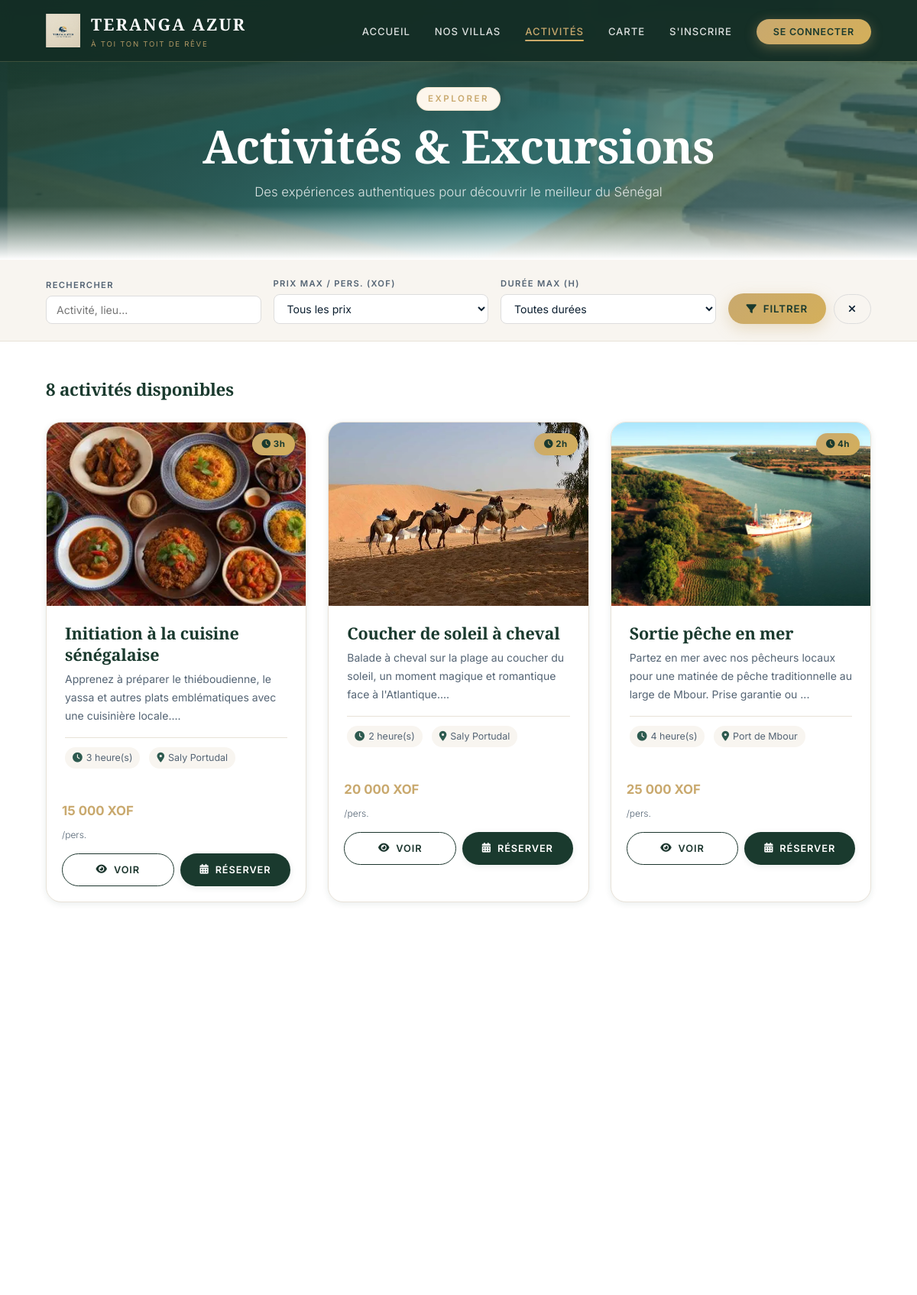
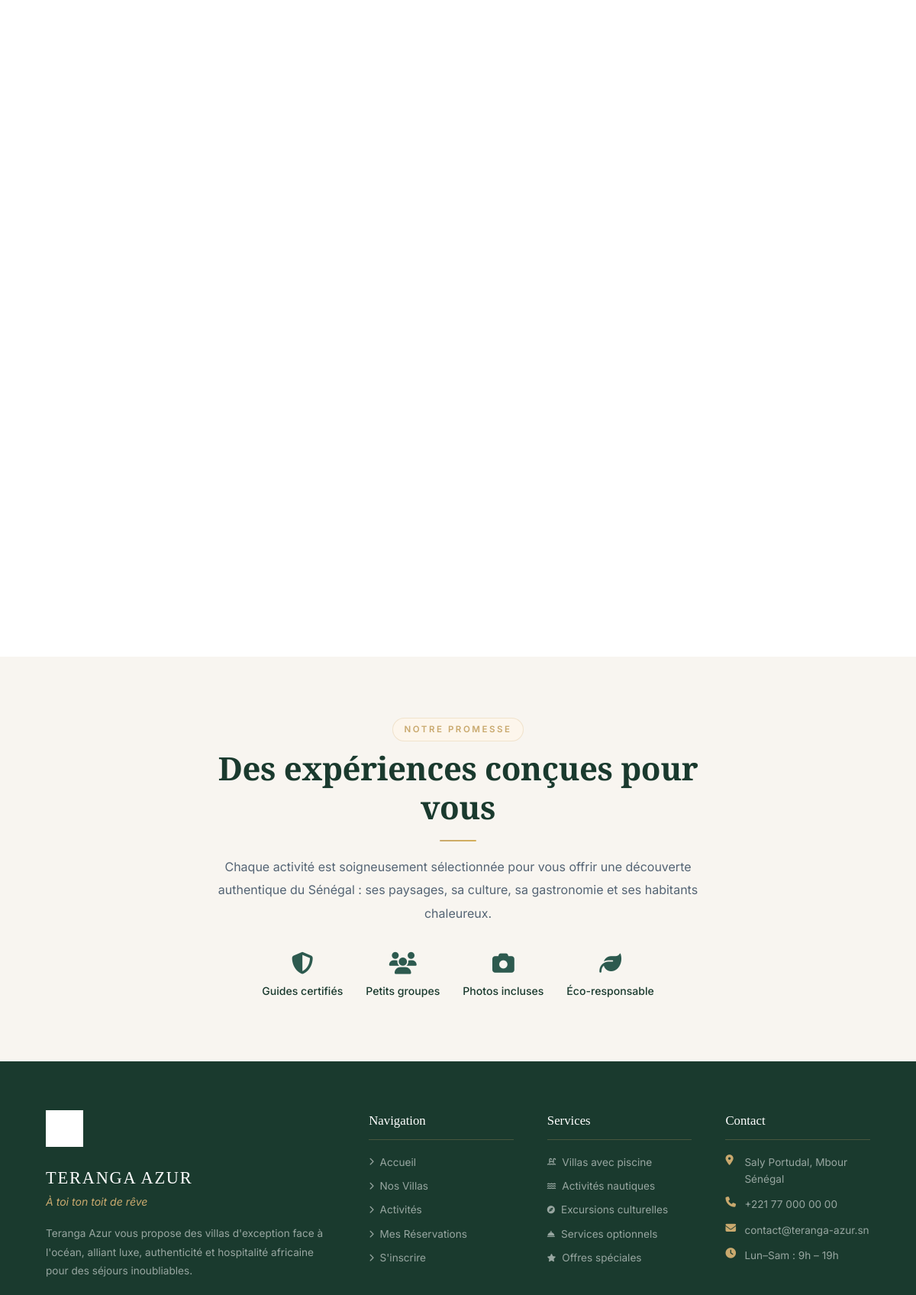
Page /activites.php (upper part) on the committed database (2 pictures, top to bottom).
### tables this page shows
CREATE TABLE `activites` (
  `id` int(11) NOT NULL AUTO_INCREMENT,
  `nom_activite` varchar(255) NOT NULL,
  `description` text DEFAULT NULL,
  `duree_heures` int(11) NOT NULL,
  `prix_par_personne` decimal(10,2) NOT NULL,
  `lieu_depart` varchar(255) DEFAULT NULL,
  `created_at` timestamp NULL DEFAULT current_timestamp(),
  `latitude` decimal(10,8) DEFAULT NULL,
  `longitude` decimal(11,8) DEFAULT NULL,
  PRIMARY KEY (`id`)
);

### activites.php (the view, shortened to what this page needs)
<?php
require_once 'config/db.php';
$search      = isset($_GET['q']) ? trim($_GET['q']) : '';
$where = ['1=1'];
$params = [];
$sql = "SELECT a.*, MIN(img.url) AS image_principale
FROM activites a
LEFT JOIN images_activites img ON a.id = img.activite_id
WHERE " . implode(' AND ', $where) . "
GROUP BY a.id
ORDER BY a.prix_par_personne ASC";
$stmt = $pdo->prepare($sql);
$stmt->execute($params);
$activites = $stmt->fetchAll();
include 'includes/header.php';
?>
<div class="page-hero" style="background: var(--gradient-hero), url('images/Piscine1.png') center/cover;">
  <div class="page-hero-content">
    <span class="section-label" style="color:var(--or-sable);">Explorer</span>
    <h1 class="animate-fadeInUp delay-1">Activités & Excursions</h1>
    <p class="animate-fadeInUp delay-2">Des expériences authentiques pour découvrir le meilleur du Sénégal</p>
  </div>
</div>
<div class="filters-bar">
  <form method="GET" action="activites.php" style="display:contents;">
    <div class="filter-group">
      <label class="filter-label">Rechercher</label>
      <input type="text" name="q" class="filter-input" placeholder="Activité, lieu..." value="<?= htmlspecialchars($search) ?>">
    </div>
    <div class="filter-group">
      <label class="filter-label">Prix max / pers. (XOF)</label>
      <select name="prix_max" class="filter-select">
        <option value="">Tous les prix</option>
      </select>
    </div>
    <div class="filter-group">
      <label class="filter-label">Durée max (h)</label>
      <select name="duree" class="filter-select">
        <option value="">Toutes durées</option>
      </select>
    </div>
    <div style="display:flex;align-items:flex-end;gap:10px;">
      <button type="submit" class="btn btn-primary" style="padding:12px 24px;">
        <i class="fas fa-filter"></i> Filtrer
      </button>
      <a href="activites.php" class="btn btn-outline" style="padding:12px 18px;color:var(--texte-sombre);border-color:#ddd;">
        <i class="fas fa-times"></i>
      </a>
    </div>
  </form>
</div>
<section class="section" style="padding-top:50px;">
  <div style="margin-bottom:28px;">
    <h2 style="color:var(--bleu-profond);font-size:1.4rem;">
      <?= count($activites) ?> activité<?= count($activites) > 1 ? 's' : '' ?> disponible<?= count($activites) > 1 ? 's' : '' ?>
    </h2>
  </div>
  <?php if (empty($activites)): ?>
  <div style="text-align:center;padding:80px 20px;">
    <i class="fas fa-compass" style="font-size:3rem;color:var(--creme-fonce);margin-bottom:20px;display:block;"></i>
    <h3 style="color:var(--texte-gris);">Aucune activité trouvée</h3>
    <a href="activites.php" class="btn btn-primary" style="margin-top:24px;">Voir toutes les activités</a>
  </div>
  <?php else: ?>
  <div class="grid-3">
    <?php foreach ($activites as $activite): ?>
    <div class="card activite-card">
      <a href="activite-detail.php?id=<?= $activite['id'] ?>" style="text-decoration:none;color:inherit;">
        <div class="card-img-wrapper" style="cursor:pointer;">
          <?php $a_img = $activite['image_principale'] ?? 'images/Logo.png'; ?>
          <img src="<?= htmlspecialchars($a_img) ?>"
               onerror="this.src='images/Logo.png'"
               alt="<?= htmlspecialchars($activite['nom_activite']) ?>"
               class="card-img">
          <span class="card-badge">
            <i class="fas fa-clock"></i> <?= $activite['duree_heures'] ?>h
          </span>
        </div>
        <div class="card-body">
          <h3 class="card-title"><?= htmlspecialchars($activite['nom_activite']) ?></h3>
          <p class="card-desc"><?= htmlspecialchars(substr($activite['description'] ?? '', 0, 120)) ?>...</p>
          <div class="card-features">
            <span class="feature-tag"><i class="fas fa-clock"></i> <?= $activite['duree_heures'] ?> heure(s)</span>
            <span class="feature-tag"><i class="fas fa-map-marker-alt"></i> <?= htmlspecialchars($activite['lieu_depart']) ?></span>
          </div>
        </div>
      </a>
      <div style="padding:0 20px 20px;">
        <div style="margin-bottom:12px;">
          <div class="card-price" style="margin:0;margin-bottom:2px;"><?= number_format($activite['prix_par_personne'], 0, ',', ' ') ?> XOF</div>
          <span style="font-weight:300;font-size:0.75rem;color:var(--texte-gris);">/pers.</span>
        </div>
        <div style="display:flex;gap:8px;">
          <a href="activite-detail.php?id=<?= $activite['id'] ?>" class="btn btn-outline" style="flex:1;padding:10px 12px;font-size:0.8rem;justify-content:center;">
            <i class="fas fa-eye"></i> Voir
          </a>
          <a href="checkout.php?type=activite&id=<?= $activite['id'] ?>" class="btn btn-dark" style="flex:1;padding:10px 12px;font-size:0.8rem;justify-content:center;">
            <i class="fas fa-calendar-alt"></i> Réserver
          </a>
        </div>
      </div>
    </div>
    <?php endforeach; ?>
  </div>
  <?php endif; ?>
</section>
<section class="section" style="background:var(--creme);padding:80px 5%;">
  <div style="max-width:700px;margin:0 auto;text-align:center;">
    <span class="section-label">Notre promesse</span>
    <h2 class="section-title">Des expériences conçues pour vous</h2>
    <div class="divider-or"></div>
    <p style="color:var(--texte-gris);line-height:1.9;font-size:1rem;margin-bottom:36px;">
      Chaque activité est soigneusement sélectionnée pour vous offrir une découverte authentique du Sénégal : ses paysages, sa culture, sa gastronomie et ses habitants chaleureux.
    </p>
    <div style="display:flex;gap:30px;justify-content:center;flex-wrap:wrap;">
      <div style="text-align:center;">
        <i class="fas fa-shield-alt" style="font-size:1.8rem;color:var(--bleu-moyen);margin-bottom:10px;"></i>
        <p style="font-size:0.88rem;font-weight:500;color:var(--bleu-profond);">Guides certifiés</p>
      </div>
      <div style="text-align:center;">
        <i class="fas fa-users" style="font-size:1.8rem;color:var(--bleu-moyen);margin-bottom:10px;"></i>
        <p style="font-size:0.88rem;font-weight:500;color:var(--bleu-profond);">Petits groupes</p>
      </div>
      <div style="text-align:center;">
        <i class="fas fa-camera" style="font-size:1.8rem;color:var(--bleu-moyen);margin-bottom:10px;"></i>
        <p style="font-size:0.88rem;font-weight:500;color:var(--bleu-profond);">Photos incluses</p>
      </div>
      <div style="text-align:center;">
        <i class="fas fa-leaf" style="font-size:1.8rem;color:var(--bleu-moyen);margin-bottom:10px;"></i>
        <p style="font-size:0.88rem;font-weight:500;color:var(--bleu-profond);">Éco-responsable</p>
      </div>
    </div>
  </div>
</section>
<?php include 'includes/footer.php'; ?>

### rows in the picture
activites: shows a picture, duree_heures "3", nom_activite "Initiation à la cuisine sénégalaise", description "Apprenez à préparer le thiéboudienne, le yassa et autres plats emblématiques avec une cuisinière locale.", lieu_depart "Saly Portudal", prix_par_personne "15 000"
activites: shows a picture, duree_heures "2", nom_activite "Coucher de soleil à cheval", description "Balade à cheval sur la plage au coucher du soleil, un moment magique et romantique face à l'Atlantique.", lieu_depart "Saly Portudal", prix_par_personne "20 000"
activites: shows a picture, duree_heures "4", nom_activite "Sortie pêche en mer", description "Partez en mer avec nos pêcheurs locaux pour une matinée de pêche traditionnelle au large de Mbour. Prise garantie ou", lieu_depart "Port de Mbour", prix_par_personne "25 000"

### other values in the picture
count($activites) "8"
